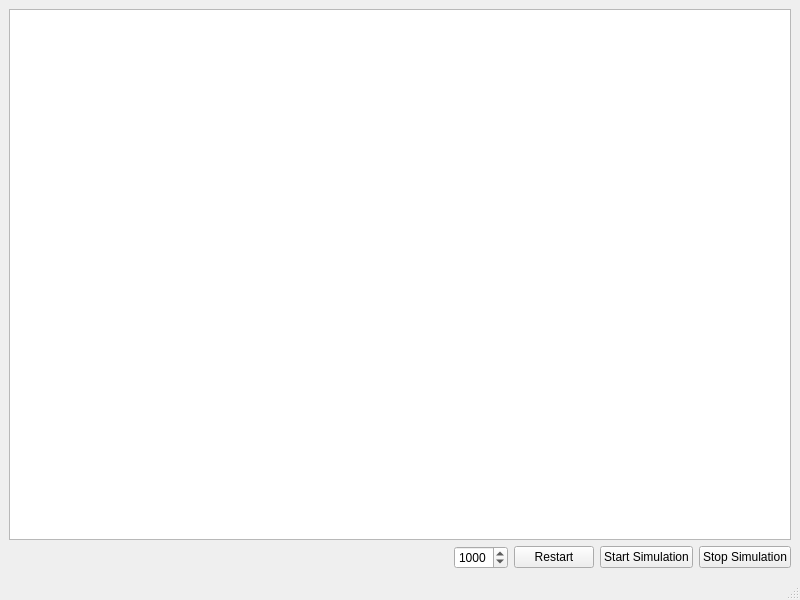
<?xml version="1.0" encoding="UTF-8"?>
<ui version="4.0">
 <class>StrategyDialog</class>
 <widget class="QMainWindow" name="StrategyDialog">
  <property name="geometry">
   <rect>
    <x>0</x>
    <y>0</y>
    <width>800</width>
    <height>600</height>
   </rect>
  </property>
  <property name="windowTitle">
   <string>MainWindow</string>
  </property>
  <widget class="QWidget" name="centralwidget">
   <layout class="QVBoxLayout" name="verticalLayout">
    <item>
     <widget class="StrategyView" name="strategyView"/>
    </item>
    <item>
     <layout class="QHBoxLayout" name="horizontalLayout">
      <item>
       <spacer name="horizontalSpacer">
        <property name="orientation">
         <enum>Qt::Horizontal</enum>
        </property>
        <property name="sizeHint" stdset="0">
         <size>
          <width>40</width>
          <height>20</height>
         </size>
        </property>
       </spacer>
      </item>
      <item>
       <widget class="QSpinBox" name="spSpeed">
        <property name="maximum">
         <number>5000</number>
        </property>
        <property name="singleStep">
         <number>100</number>
        </property>
        <property name="value">
         <number>1000</number>
        </property>
       </widget>
      </item>
      <item>
       <widget class="QPushButton" name="btnRestart">
        <property name="text">
         <string>Restart</string>
        </property>
       </widget>
      </item>
      <item>
       <widget class="QPushButton" name="btnSimu">
        <property name="text">
         <string>Start Simulation</string>
        </property>
       </widget>
      </item>
      <item>
       <widget class="QPushButton" name="btnStopSimu">
        <property name="text">
         <string>Stop Simulation</string>
        </property>
       </widget>
      </item>
     </layout>
    </item>
   </layout>
  </widget>
  <widget class="QMenuBar" name="menubar">
   <property name="geometry">
    <rect>
     <x>0</x>
     <y>0</y>
     <width>800</width>
     <height>22</height>
    </rect>
   </property>
  </widget>
  <widget class="QStatusBar" name="statusbar"/>
 </widget>
 <customwidgets>
  <customwidget>
   <class>StrategyView</class>
   <extends>QGraphicsView</extends>
   <header>StrategyView.h</header>
  </customwidget>
 </customwidgets>
 <resources/>
 <connections/>
</ui>
